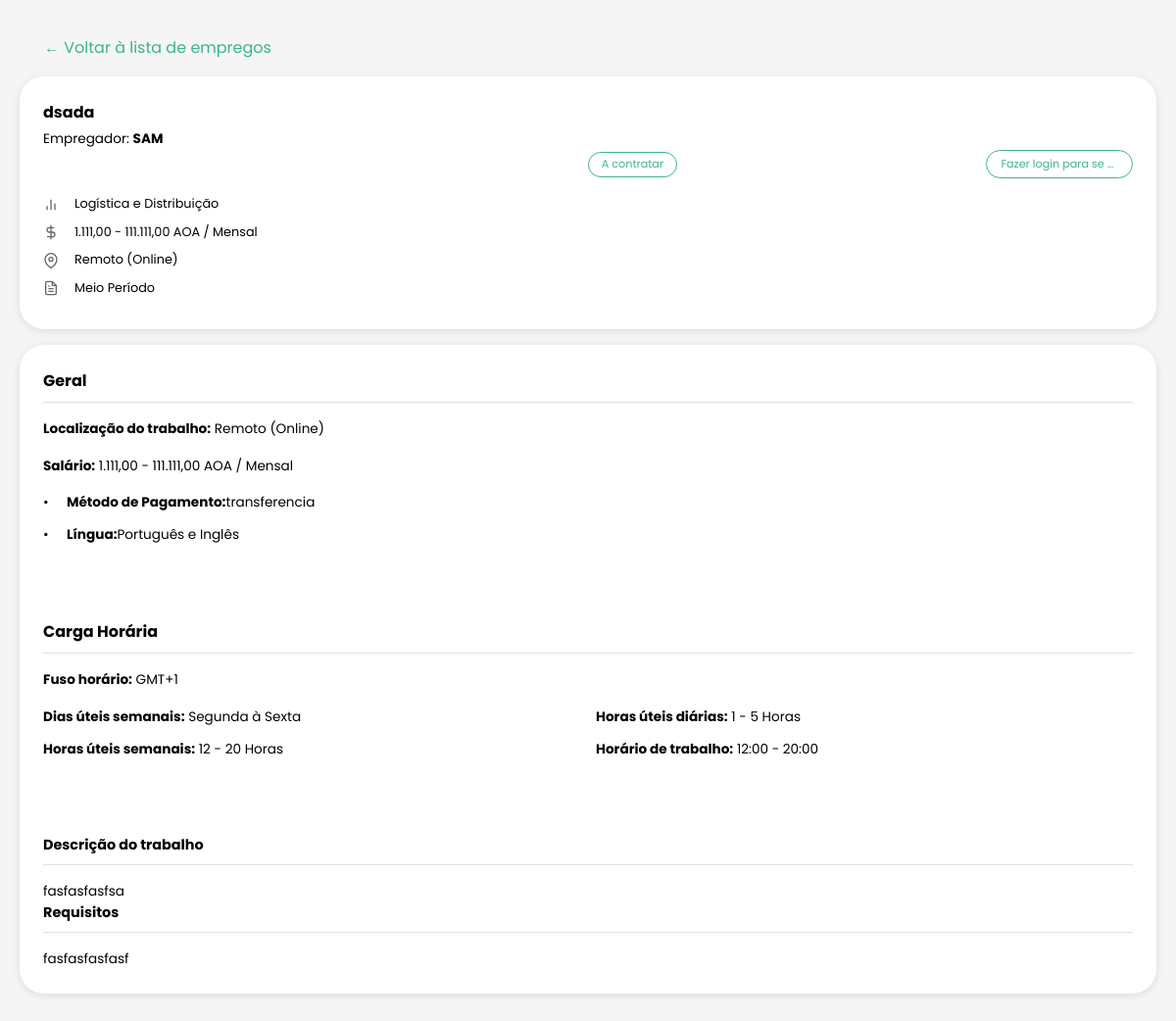
Screenshot of /Sam_emprego/job_view_page.php?id=14 with the database file from the repository.
### tables this page shows
CREATE TABLE `vagas` (
  `id` int(11) NOT NULL,
  `empresa_id` int(11) NOT NULL,
  `titulo` varchar(255) NOT NULL,
  `descricao` text NOT NULL,
  `requisitos` text DEFAULT NULL,
  `departamento` varchar(100) DEFAULT NULL,
  `localizacao` varchar(255) DEFAULT NULL,
  `tipo_contrato` varchar(50) NOT NULL,
  `salario_min` decimal(10,2) DEFAULT NULL,
  `salario_max` decimal(10,2) DEFAULT NULL,
  `data_publicacao` timestamp NOT NULL DEFAULT current_timestamp(),
  `data_expiracao` date DEFAULT NULL,
  `status` enum('Aberta','Fechada','Pausada','Rascunho','Em análise','Finalizada') DEFAULT 'Aberta',
  `categoria` varchar(100) DEFAULT NULL,
  `localizacao_tipo` varchar(50) DEFAULT NULL,
  `periodo_salario` varchar(20) DEFAULT NULL,
  `metodo_pagamento` varchar(50) DEFAULT NULL,
  `idioma` varchar(50) DEFAULT NULL,
  `fuso_horario` varchar(20) DEFAULT NULL,
  `dias_uteis` varchar(30) DEFAULT NULL,
  `horas_semanais_min` int(11) DEFAULT NULL,
  `horas_semanais_max` int(11) DEFAULT NULL,
  `horas_diarias_min` int(11) DEFAULT NULL,
  `horas_diarias_max` int(11) DEFAULT NULL,
  `hora_inicio` time DEFAULT NULL,
  `hora_fim` time DEFAULT NULL
);

CREATE TABLE `empresas_recrutamento` (
  `id` int(11) NOT NULL,
  `nome` varchar(255) NOT NULL,
  `logo` varchar(255) DEFAULT NULL,
  `email` varchar(255) NOT NULL,
  `senha` varchar(255) NOT NULL,
  `telefone` varchar(20) DEFAULT NULL,
  `endereco` varchar(255) DEFAULT NULL,
  `descricao` text DEFAULT NULL,
  `setor` varchar(100) DEFAULT NULL,
  `tamanho` varchar(50) DEFAULT NULL,
  `website` varchar(255) DEFAULT NULL,
  `data_registro` timestamp NOT NULL DEFAULT current_timestamp(),
  `status` enum('Ativo','Inativo','Pendente') DEFAULT 'Ativo'
);

### Sam_emprego/job_view_page.php (the view, shortened to what this page needs)
<?php
require_once 'config/database.php';
$vaga_id = $_GET['id'];
try {
    $stmt = $pdo->prepare("
        SELECT v.*, e.nome as empresa_nome, e.logo as empresa_logo
        FROM vagas v
        JOIN empresas_recrutamento e ON v.empresa_id = e.id
        WHERE v.id = ?
    ");
    $stmt->execute([$vaga_id]);
    $vaga = $stmt->fetch();
    $ja_candidatado = false;
    $salario = '';
    if ($vaga['salario_min'] && $vaga['salario_max']) {
        $salario = number_format($vaga['salario_min'], 2, ',', '.') . ' - ' .
                 number_format($vaga['salario_max'], 2, ',', '.') . ' AOA / ' .
                 ucfirst($vaga['periodo_salario']);
    } elseif ($vaga['salario_min']) {
        $salario = number_format($vaga['salario_min'], 2, ',', '.') . ' AOA / ' .
                 ucfirst($vaga['periodo_salario']);
    } elseif ($vaga['salario_max']) {
        $salario = 'Até ' . number_format($vaga['salario_max'], 2, ',', '.') . ' AOA / ' .
                 ucfirst($vaga['periodo_salario']);
    }
    $statusClass = '';
    $statusText = '';
    switch ($vaga['status']) {
        case 'Aberta':
            $statusClass = 'status-open';
            $statusText = 'A contratar';
            break;
    }
    $localizacoes = [
        'remoto' => 'Remoto (Online)',
        'hibrido' => 'Híbrido',
        'presencial' => 'Presencial'
    ];
    $tipos_contrato = [
        'efetivo' => 'Efetivo',
        'meio_periodo' => 'Meio Período',
        'temporario' => 'Temporário',
        'freelancer' => 'Freelancer',
        'estagio' => 'Estágio'
    ];
} catch (PDOException $e) {
    $erro = "Erro ao carregar dados: " . $e->getMessage();
}
?>
<!DOCTYPE html>
<html lang="pt">
<head>
  <link rel="stylesheet" href="../all.css/emprego.css/emp_view.css">
  <link rel="stylesheet" href="https://cdn.jsdelivr.net/npm/sweetalert2@11.0.19/dist/sweetalert2.min.css">
</head>
<body>
  <div class="container">
    <div class="posting-container">
      <a href="job_search_page.php" class="back-link">← Voltar à lista de empregos</a>
      <div class="job-card">
        <h1 class="job-title"><?php echo htmlspecialchars($vaga['titulo']); ?></h1>
        <div class="job-company">Empregador: <strong><?php echo htmlspecialchars($vaga['empresa_nome']); ?></strong></div>
        <div class="status-buttons">
          <div class="status-tag <?php echo $statusClass; ?>"><?php echo $statusText; ?></div>
          <?php if (isset($_SESSION['empresa_id'])): ?>
            <button class="apply-button" disabled>Exclusiva para candidatos</button>
          <?php elseif (!isset($_SESSION['candidato_id'])): ?>
            <a href="login.php" class="apply-button">Fazer login para se candidatar</a>
          <?php elseif ($ja_candidatado): ?>
            <button class="apply-button" disabled>Candidatado</button>
          <?php elseif ($vaga['status'] === 'Fechada'): ?>
            <button class="apply-button locked" disabled>Candidatar-se</button>
          <?php endif; ?>
        </div>
        <div class="job-details">
          <div class="job-meta">
            <?php if ($vaga['categoria']): ?>
            <div class="job-meta-item">
              <span class="job-meta-icon">
                <svg width="16" height="16" viewBox="0 0 24 24" fill="none" stroke="currentColor" stroke-width="2">
                  <line x1="18" y1="20" x2="18" y2="10"></line>
                  <line x1="12" y1="20" x2="12" y2="4"></line>
                  <line x1="6" y1="20" x2="6" y2="14"></line>
                </svg>
              </span> <?php echo htmlspecialchars($vaga['categoria']); ?>
            </div>
            <?php endif; ?>
            <?php if ($salario): ?>
            <div class="job-meta-item">
              <span class="job-meta-icon">
                <svg width="16" height="16" viewBox="0 0 24 24" fill="none" stroke="currentColor" stroke-width="2">
                  <line x1="12" y1="1" x2="12" y2="23"></line>
                  <path d="M17 5H9.5a3.5 3.5 0 0 0 0 7h5a3.5 3.5 0 0 1 0 7H6"></path>
                </svg>
              </span> <?php echo $salario; ?>
            </div>
            <?php endif; ?>
            <?php if ($vaga['localizacao']): ?>
            <div class="job-meta-item">
              <span class="job-meta-icon">
                <svg width="16" height="16" viewBox="0 0 24 24" fill="none" stroke="currentColor" stroke-width="2">
                  <path d="M21 10c0 7-9 13-9 13s-9-6-9-13a9 9 0 0 1 18 0z"></path>
                  <circle cx="12" cy="10" r="3"></circle>
                </svg>
              </span> <?php echo htmlspecialchars($localizacoes[$vaga['localizacao']] ?? $vaga['localizacao']); ?>
            </div>
            <?php endif; ?>
            <?php if ($vaga['tipo_contrato']): ?>
            <div class="job-meta-item">
              <span class="job-meta-icon">
              </span> <?php echo htmlspecialchars($tipos_contrato[$vaga['tipo_contrato']] ?? $vaga['tipo_contrato']); ?>
            </div>
            <?php endif; ?>
          </div>
        </div>
      </div>
      <div class="job-card">
        <div class="section-card">
          <h2 class="section-title">Geral</h2>
          <?php if ($vaga['localizacao']): ?>
          <div class="job-location">
            <strong>Localização do trabalho:</strong>
            <?php echo htmlspecialchars($localizacoes[$vaga['localizacao']] ?? $vaga['localizacao']); ?>
          </div>
          <?php endif; ?>
          <?php if ($salario): ?>
          <div class="job-salary">
            <strong>Salário:</strong> <?php echo $salario; ?>
          </div>
          <?php endif; ?>
          <?php if ($vaga['metodo_pagamento']): ?>
          <div class="payment-details">
            <strong>Método de Pagamento:</strong> <?php echo htmlspecialchars($vaga['metodo_pagamento']); ?>
          </div>
          <?php endif; ?>
          <?php if ($vaga['idioma']): ?>
          <div class="language-details">
            <strong>Língua:</strong> <?php
              $idiomas = explode('_', $vaga['idioma']);
              $idiomas = array_map(function($idioma) {
                  $map = [
                      'portugues' => 'Português',
                      'ingles' => 'Inglês',
                      'frances' => 'Francês',
                      'espanhol' => 'Espanhol',
                      'alemao' => 'Alemão',
                      'italiano' => 'Italiano'
                  ];
                  return $map[strtolower($idioma)] ?? ucfirst($idioma);
              }, $idiomas);
              echo htmlspecialchars(implode(' e ', $idiomas));
            ?>
          </div>
          <?php endif; ?>
        </div>
        <?php if ($vaga['fuso_horario'] || $vaga['dias_uteis'] || $vaga['horas_semanais_min'] || $vaga['horas_diarias_min']): ?>
        <div class="section-card">
          <h2 class="section-title">Carga Horária</h2>
          <?php if ($vaga['fuso_horario']): ?>
          <div class="job-timezone">
            <strong>Fuso horário:</strong> <?php echo htmlspecialchars($vaga['fuso_horario']); ?>
          </div>
          <?php endif; ?>
          <div class="schedule-grid">
            <div>
              <?php if ($vaga['dias_uteis']): ?>
              <div class="schedule-item">
                <strong>Dias úteis semanais:</strong> <?php echo htmlspecialchars($vaga['dias_uteis']); ?>
              </div>
              <?php endif; ?>
              <?php if ($vaga['horas_semanais_min'] && $vaga['horas_semanais_max']): ?>
              <div class="schedule-item">
                <strong>Horas úteis semanais:</strong> <?php echo $vaga['horas_semanais_min'] . ' - ' . $vaga['horas_semanais_max']; ?> Horas
              </div>
              <?php endif; ?>
            </div>
            <div>
              <?php if ($vaga['horas_diarias_min'] && $vaga['horas_diarias_max']): ?>
              <div class="schedule-item">
                <strong>Horas úteis diárias:</strong> <?php echo $vaga['horas_diarias_min'] . ' - ' . $vaga['horas_diarias_max']; ?> Horas
              </div>
              <?php endif; ?>
              <?php if ($vaga['hora_inicio'] && $vaga['hora_fim']): ?>
              <div class="schedule-item">
                <strong>Horário de trabalho:</strong> <?php echo date('H:i', strtotime($vaga['hora_inicio'])) . ' - ' . date('H:i', strtotime($vaga['hora_fim'])); ?>
              </div>
              <?php endif; ?>
            </div>
          </div>
        </div>
        <?php endif; ?>
        <div class="section-card-description">
          <h2 class="section-title">Descrição do trabalho</h2>
          <div class="job-description">
            <p><?php echo nl2br(htmlspecialchars($vaga['descricao'])); ?></p>
          </div>
          <?php if ($vaga['requisitos']): ?>
          <h2 class="section-title">Requisitos</h2>
          <div class="job-requirements">
            <p><?php echo nl2br(htmlspecialchars($vaga['requisitos'])); ?></p>
          </div>
          <?php endif; ?>
        </div>
      </div>
    </div>
  </div>
</body>
</html>

### all.css/emprego.css/emp_view.css (style rules this page uses)
* { margin: 0; padding: 0; box-sizing: border-box; font-family: 'Poppins', sans-serif; }
body { font-family: 'Poppins', sans-serif; background-color: #f5f5f5; margin: 0; padding: 0; color: #333; line-height: 1.6; }
.container { max-width: 1200px; margin: 0 auto; padding: 20px; }
.back-link { display: inline-block; color: #3EB489; text-decoration: none; margin: 1rem 0; margin-left: 25px; }
.job-card { background-color: white; border-radius:25px; padding: 1rem 1.4rem; margin-bottom: 1rem; box-shadow: 0 2px 8px rgba(0,0,0,0.1); max-height: 1%; color: #000 }
.posting-container { align-items: center; }
.job-title { font-size: 1rem; font-weight: bold; margin-bottom: 0.25rem; }
.job-company { font-size: 0.85rem ; }
.job-details { display: flex; flex-wrap: wrap; }
.job-meta-item { display: flex; align-items: center; margin-bottom: 0.1rem; font-size: 0.8rem; }
.job-meta-icon { margin-right: 0.5rem; color: #666; }
.status-buttons { display: flex; align-items: center; justify-content: flex-end; gap: 1rem; margin-bottom: 1rem; position: relative; }
.status-tag { padding: 0.2rem 0.8rem; border-radius: 50px; font-size: 0.7rem; }
.status-open { border: #3EB489 solid 1px; color: #3EB489; }
.apply-button { background-color: #ffdede; color: #3EB489; padding: 0.5rem 1rem; border-radius: 50px; text-decoration: none; font-size: 0.7rem; padding: 0.3rem 0.9rem; border: #3EB489 solid 1px; width: 150px; position: static; transition: background-color 0.3s, color 0.3s; transform: none; text-align: center; white-space: nowrap; overflow: hidden; text-overflow: ellipsis; }
.section-card h2 { font-size: 1rem; font-weight: bold; }
.section-card-description h2 { font-size: 0.9rem; font-weight: bold; }
.section-card { font-size: 0.85rem; color: #000 }
.section-card-description { font-size: 0.85rem; color: #000 }
.job-location, .job-salary { margin-bottom: 0.5rem; }
.payment-details, .language-details { display: flex; align-items: center; margin-bottom: 0.5rem; }
.payment-details::before, .language-details::before { content: "•"; margin-right: 0.5rem; color: #000; }
.schedule-grid { display: grid; grid-template-columns: 1fr 1fr; gap: 0.5rem; margin-top: 1rem; }
.schedule-item { margin-bottom: 0.5rem; }
.job-description p { line-height: 1.6; }
.section-card, .section-card-description, .job-meta-item, .job-title, .job-company { color: #000; }
.section-card, .section-card-description { padding: 1.5rem; margin-bottom: 0; }
.section-title { font-size: 1.1rem; font-weight: 600; margin-bottom: 1rem; color: #000; padding-bottom: 0.5rem; border-bottom: 1px solid #e0e0e0; }
.job-location, .job-salary { margin-bottom: 1rem; line-height: 1.6; color: #000; }
.payment-details, .language-details { display: flex; margin-bottom: 0.7rem; position: relative; padding-left: 1.5rem; color: #000; }
.payment-details::before, .language-details::before { content: "•"; position: absolute; left: 0; color: #000; }
.job-timezone { margin-bottom: 1rem; color: #000; }
.schedule-grid { display: grid; grid-template-columns: 1fr 1fr; gap: 1rem; color: #000; }
.schedule-item { margin-bottom: 0.7rem; line-height: 1.6; color: #000; }
.job-description p { line-height: 1.6; color: #000; }
.job-card { padding: 0; overflow: hidden; }
.job-card:first-of-type { padding: 1.5rem; margin-bottom: 1rem; }
.section-card + .section-card, .section-card + .section-card-description { margin-top: 1rem; }
strong { color: #000; }

### Sam_emprego/job_view_page.php (style rules this page uses)
.job-meta-icon svg { vertical-align: middle; margin-right: 8px; color: #666; }
.status-buttons { display: flex; align-items: center; gap: 35%; margin-left:50%; }
.apply-button { margin-left:auto; background-color:rgb(255, 255, 255); transition: background-color 0.3s; }
.job-meta-item { display: flex; align-items: center; margin-bottom: 8px; }

### rows the page displays
vagas: titulo "dsada", empresa.nome "SAM", status "A contratar", categoria "Logística e Distribuição", salario "1.111,00 - 111.111,00 AOA / Mensal", localizacao "Remoto (Online)", tipo_contrato "Meio Período", metodo_pagamento "transferencia", idioma "Português e Inglês", fuso_horario "GMT+1", dias_uteis "Segunda à Sexta", horas_semanais_min "12", horas_semanais_max "20", horas_diarias_min "1", horas_diarias_max "5", hora_inicio "12:00", hora_fim "20:00", descricao "fasfasfasfsa", requisitos "fasfasfasfasf"
